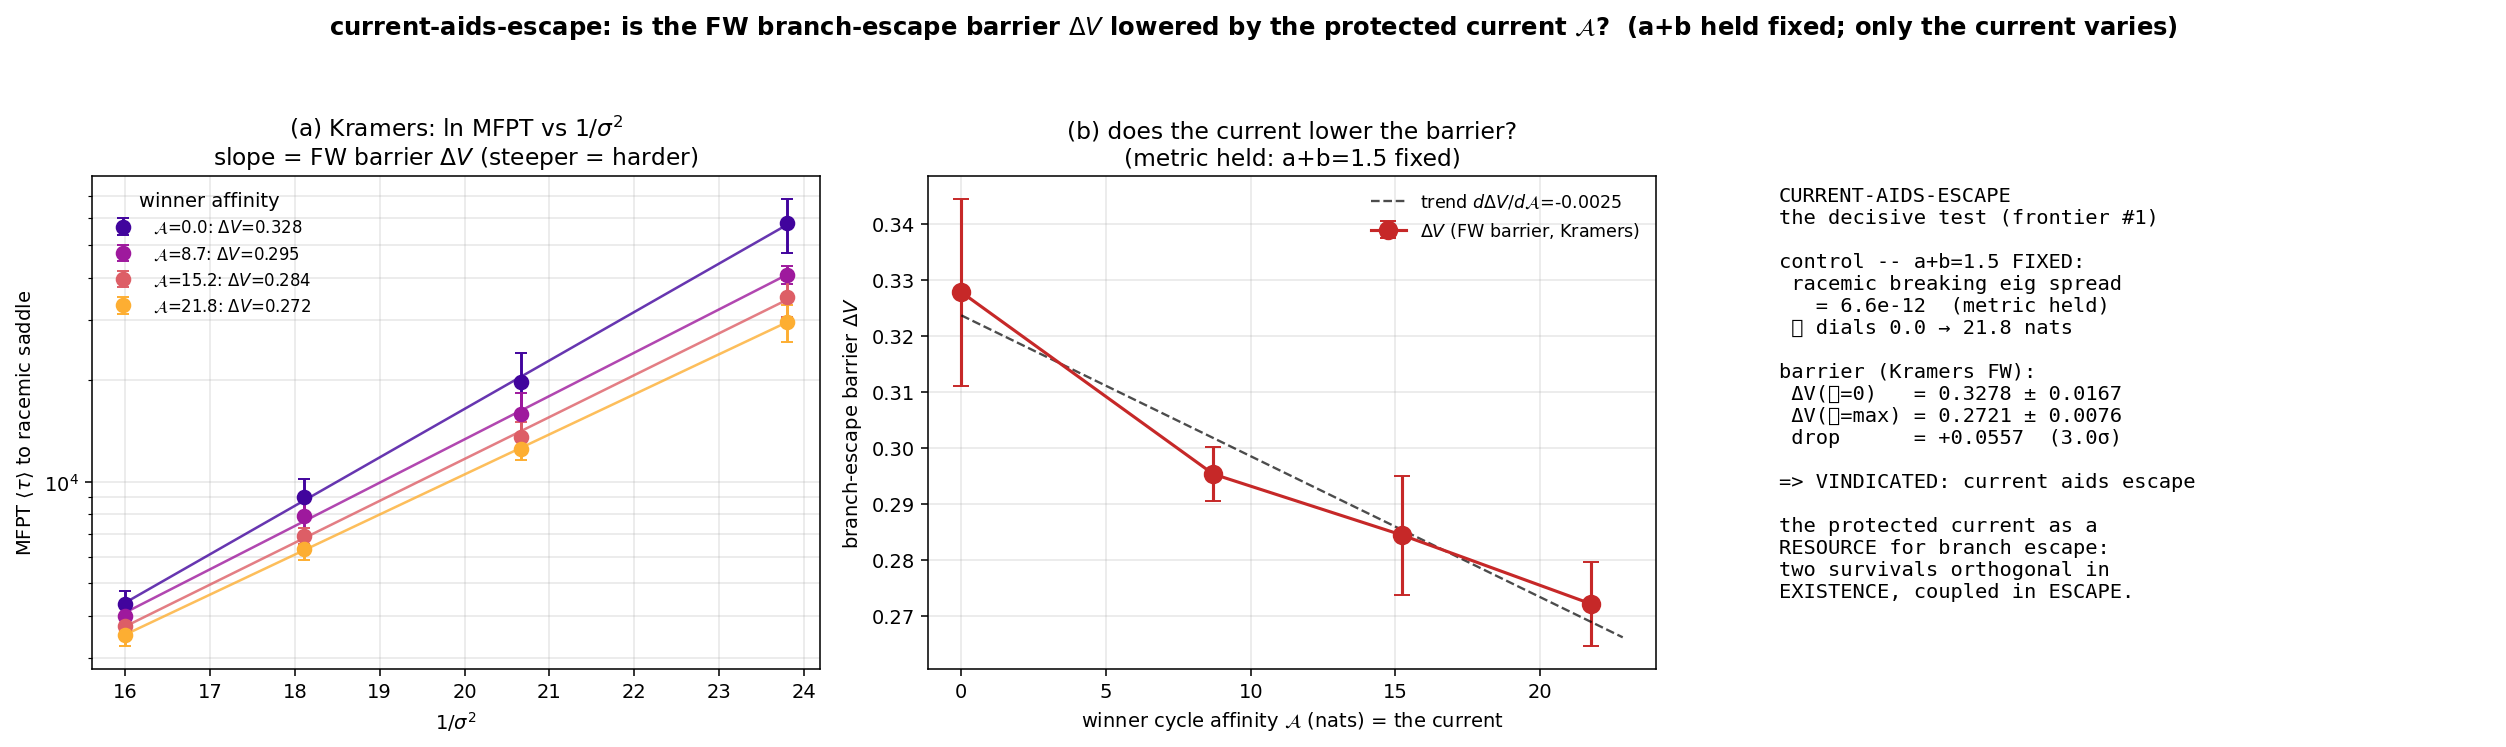

The Python source for this figure:
r"""current_aids_escape.py -- the decisive test for `current-aids-escape` (frontier #1, the deepest
live question; receipts §Branch-survival barrier: "whether the [ΔV≪ΔU] gap is driven by the internal
current or the LV metric is split across reviewers -- an owed test").

THE QUESTION. In the homochiral `both` corner the noisy Freidlin-Wentzell branch-escape barrier is
ΔV ≪ ΔU (the deterministic potential): escape is *easier* than the gradient picture predicts -- a
genuine non-gradient signature (3 outside analyses agree on the signature, SPLIT on the cause). Two
candidate causes:
  (current) the internal rotational current (a≠b) lets the escape instanton "surf" the flow, lowering
            the action -> the protected current is a RESOURCE for branch escape.
  (metric)  the Lotka-Volterra non-Euclidean metric alone lowers it; the current is irrelevant.

THE CLEAN CONTROL. The competitive-exclusion threshold μ_c=(1+a+b)/3 -- and with it the racemic
saddle, the bistable landscape, the breaking eigenvalue a(μ) -- depends ONLY on a+b. So holding
a+b=1.5 FIXED pins the entire deterministic landscape (the "metric") while a-b dials the rotational
current 𝒜 from max -> 0:
        a-b = 0.50 (a=0.5 ,b=1.0 )  ->  𝒜 ≈ 21.8 nats   (the committed homochiral endpoint)
        a-b = 0.35 (a=0.575,b=0.925) -> 𝒜 ≈ 15.2
        a-b = 0.20 (a=0.65 ,b=0.85 ) -> 𝒜 ≈  8.7
        a-b = 0.00 (a=b=0.75)        -> 𝒜 =  0        (NO current; gradient-like; SAME metric)
Any change in ΔV along this line is attributable to the current alone -- the metric is held by
construction (verified below: the racemic breaking eigenvalue is pair-independent).

THE MEASUREMENT. ΔV is the true (non-gradient) FW barrier, read by the Kramers MFPT slope:
ln⟨τ⟩ = const + ΔV·(1/σ²). Demographic (√x birth-death) noise -- the receipts' robust metric, and it
vanishes at x→0 so there is no clip-manufactured floor. ΔV per pair = mean over 3 seeds; error = std.

PRE-REGISTERED DECISION (frontier ↑/✗):
  VINDICATE coupling  if ΔV decreases with 𝒜 (current-on barrier LOWER than current-off), the trend
                      clearing the error bars -> the two survivals are orthogonal in EXISTENCE (all
                      four corners realize) yet COUPLED in escape dynamics. Promotes the coupling.
  DROP (metric-only)  if ΔV is flat in 𝒜 within error -> the gap is the LV metric, the current is
                      irrelevant, the survivals stay quantitatively independent in `both` too.
"""
from __future__ import annotations
import sys, time
from pathlib import Path
import numpy as np
try:
    sys.stdout.reconfigure(encoding="utf-8")
except (AttributeError, ValueError):
    pass
import matplotlib
matplotlib.use("Agg")
import matplotlib.pyplot as plt

sys.path.insert(0, str(Path(__file__).resolve().parent))
from identity_survival_barrier import field_many, ee      # noqa: E402  (the validated homochiral drift)
from cycle_affinity import P as PROJ, ep_affinity          # noqa: E402  (validated affinity frame)

OUT = Path(__file__).resolve().parent
VBREAK = np.array([1, 1, 1, -1, -1, -1.]) / np.sqrt(6.0)   # the L↔R parity-breaking mode

# the line: a+b = 1.5 fixed (pins μ_c, the metric); a-b dials the current.
PAIRS = [(0.75, 0.75), (0.65, 0.85), (0.575, 0.925), (0.5, 1.0)]
SIGMAS = (0.205, 0.220, 0.235, 0.250)                      # shared window: both endpoints well-populated
SEEDS = (13, 23, 33)
NWALK, TMAX, DT = 800, 2500.0, 0.02


def settle_ab(X0, a, b, T=1500.0, dt=0.02):
    X = np.clip(X0.copy(), 1e-9, None)
    for _ in range(int(T / dt)):
        X = np.clip(X + field_many(X, a=a, b=b) * dt, 1e-9, None)
    return X


def basin_ab(a, b, seed=2):
    rng = np.random.default_rng(seed)
    return settle_ab(0.2 + 0.02 * rng.standard_normal((1, 6)), a, b)[0]


def affinity_ab(xstar, a, b, Ds=(0.01, 0.02, 0.04)):
    """winning hand's cycle affinity 𝒜 (deterministic, noise-independent), via the rotational-OU frame."""
    eps = 1e-6
    f0 = field_many(xstar[None, :], a=a, b=b)[0]
    J = np.zeros((6, 6))
    for i in range(6):
        xp = xstar.copy(); xp[i] += eps
        J[:, i] = (field_many(xp[None, :], a=a, b=b)[0] - f0) / eps
    win = slice(3, 6) if xstar[3:].sum() > xstar[:3].sum() else slice(0, 3)
    B2 = PROJ @ J[win, win] @ PROJ.T
    A = [ep_affinity(B2, d)["Acyc"] for d in Ds]
    A = np.array(A)
    A = A[np.isfinite(A)]
    return (float(np.mean(A)) if A.size else 0.0), float(np.max(np.abs(np.linalg.eigvals(B2).imag)))


def racemic_breaking_eig(a, b, F=1.0, mu=1.6):
    """curvature of the racemic saddle along the L↔R breaking mode -- the deterministic-landscape
    invariant. Depends only on a+b, so it MUST be pair-independent: the metric-held control.
    The racemic point is UNSTABLE along this mode, so a naive 6D forward-integration drifts off it
    (floating-point asymmetry grows). We reach it by a SYMMETRY-PRESERVING 1D settle of the common
    magnitude m (all six components equal): dm/dt = m(F − m(1+a+b+3μ)), then read the 6×6 Jacobian
    at x* = m·1 -- exactly on the racemic fixed point, for every pair."""
    m = 1.0 / 3.0
    for _ in range(int(2000.0 / 0.005)):
        m = max(m + m * (F - m * (1.0 + a + b + 3.0 * mu)) * 0.005, 1e-12)
    x0 = np.full(6, m); eps = 1e-6
    f0 = field_many(x0[None, :], a=a, b=b)[0]
    J = np.zeros((6, 6))
    for i in range(6):
        xp = x0.copy(); xp[i] += eps
        J[:, i] = (field_many(xp[None, :], a=a, b=b)[0] - f0) / eps
    return float(VBREAK @ J @ VBREAK)


def escape_mfpt(xstar, sigma, a, b, n=NWALK, T=TMAX, dt=DT, seed=13):
    """demographic-noise first passage across the racemic saddle; MFPT = (total residence)/(#flipped)."""
    rng = np.random.default_rng(seed)
    X = np.repeat(xstar[None, :], n, axis=0).copy()
    ss = float(np.sign(ee(xstar[None, :])[0]))
    nsteps = int(T / dt); sq = np.sqrt(dt)
    flipped = np.zeros(n, dtype=bool); tflip = np.full(n, np.nan)
    for k in range(nsteps):
        xi = rng.standard_normal(X.shape) * sq * np.sqrt(np.maximum(X, 0.0))   # demographic √x metric
        X = np.clip(X + field_many(X, a=a, b=b) * dt + sigma * xi, 1e-9, None)
        prog = ss * ee(X)
        newly = (~flipped) & (prog < -0.5)
        tflip[newly] = k * dt; flipped[newly] = True
    nflip = int(flipped.sum())
    resid = np.where(flipped, tflip, T).sum()
    return (resid / nflip if nflip > 0 else np.nan), nflip


def barrier_for_pair(a, b):
    """ΔV (Kramers slope of ln MFPT vs 1/σ²) per seed; return mean, std, R², and the raw curves."""
    x = 1.0 / np.array(SIGMAS) ** 2
    slopes, r2s = [], []
    mfpt_by_seed = []                       # [seed][sigma]
    flips_by_seed = []
    for seed in SEEDS:
        xs = basin_ab(a, b)                 # basin is deterministic; seed varies only the noise path
        mf, fl = [], []
        for s in SIGMAS:
            m, nf = escape_mfpt(xs, s, a, b, seed=seed)
            mf.append(m); fl.append(nf)
        mf = np.array(mf); fl = np.array(fl)
        mfpt_by_seed.append(mf); flips_by_seed.append(fl)
        ok = np.isfinite(mf) & (fl >= 3)
        if ok.sum() >= 2:
            sl, ic = np.polyfit(x[ok], np.log(mf[ok]), 1)
            res = np.log(mf[ok]) - (sl * x[ok] + ic)
            ss_tot = np.sum((np.log(mf[ok]) - np.log(mf[ok]).mean()) ** 2)
            r2 = 1 - np.sum(res ** 2) / ss_tot if ss_tot > 0 else float('nan')
            slopes.append(sl); r2s.append(r2)
    slopes = np.array(slopes)
    return dict(dV=float(np.mean(slopes)), dV_err=float(np.std(slopes)),
                R2=float(np.nanmean(r2s)), x=x,
                mfpt=np.array(mfpt_by_seed), flips=np.array(flips_by_seed))


def main():
    print("=" * 90)
    print("CURRENT-AIDS-ESCAPE -- does the protected current lower the branch-escape barrier ΔV?")
    print("   control: a+b=1.5 FIXED (pins μ_c & the metric); a-b dials the current 𝒜.  noise: demographic")
    print("=" * 90)

    # --- metric-held control + the affinity dial ---
    print("\n[control] the deterministic landscape is held fixed along the line (racemic breaking eig),")
    print("          while 𝒜 dials from max to zero:")
    rows = []
    for a, b in PAIRS:
        xs = basin_ab(a, b)
        A, imag = affinity_ab(xs, a, b)
        reig = racemic_breaking_eig(a, b)
        rows.append(dict(a=a, b=b, A=A, imag=imag, reig=reig, ee=ee(xs[None, :])[0]))
        print(f"   a={a:.3f} b={b:.3f} (a-b={a-b:+.2f}): basin ee={ee(xs[None,:])[0]:+.3f}  "
              f"𝒜={A:7.3f} nats  |Im λ_win|={imag:.3f}  racemic-breaking-eig={reig:+.5f}")
    reigs = np.array([r["reig"] for r in rows])
    print(f"   => racemic breaking eigenvalue spread across pairs = {reigs.std():.2e} "
          f"(flat => the metric/landscape is genuinely held; only the current changes)")

    # --- the Kramers barrier ΔV at each pair ---
    print(f"\n[barrier] ΔV = slope of ln⟨τ⟩ vs 1/σ², σ∈{SIGMAS}, n={NWALK}, T={TMAX}, {len(SEEDS)} seeds")
    t0 = time.time()
    for r in rows:
        bres = barrier_for_pair(r["a"], r["b"])
        r.update(bres)
        flips_lo = bres["flips"].sum(0)     # total flips per sigma across seeds
        print(f"   a-b={r['a']-r['b']:+.2f} (𝒜={r['A']:6.2f}): ΔV={bres['dV']:.4f} ± {bres['dV_err']:.4f}  "
              f"(R²={bres['R2']:.4f}; flips/σ={flips_lo.tolist()})")
    print(f"   [{time.time()-t0:.0f}s for the barrier sweep]")

    # --- the readout ---
    As = np.array([r["A"] for r in rows])
    dVs = np.array([r["dV"] for r in rows])
    errs = np.array([r["dV_err"] for r in rows])
    order = np.argsort(As)
    As, dVs, errs = As[order], dVs[order], errs[order]
    dV_no, dV_max = dVs[0], dVs[-1]          # 𝒜=0 vs 𝒜=max
    drop = dV_no - dV_max
    pooled_err = np.hypot(errs[0], errs[-1])
    # trend: linear fit of ΔV vs 𝒜
    slope_trend, _ = np.polyfit(As, dVs, 1)

    print("\n" + "-" * 90)
    print(f"  ΔV(no current, 𝒜=0)      = {dV_no:.4f} ± {errs[0]:.4f}")
    print(f"  ΔV(max current, 𝒜={As[-1]:.1f}) = {dV_max:.4f} ± {errs[-1]:.4f}")
    print(f"  drop ΔV(0) − ΔV(max)     = {drop:+.4f}  (pooled err {pooled_err:.4f}, "
          f"{abs(drop)/pooled_err:.1f}σ)")
    print(f"  trend dΔV/d𝒜             = {slope_trend:+.5f} nats⁻¹  "
          f"({'DECREASING' if slope_trend < 0 else 'increasing'} with current)")
    significant = drop > 2 * pooled_err and slope_trend < 0
    monotone = np.all(np.diff(dVs[np.argsort(As)]) <= errs[np.argsort(As)][1:] + errs[np.argsort(As)][:-1])
    if significant:
        print("\n  => VINDICATE `current-aids-escape`: the barrier DROPS as the current rises, > 2σ, the")
        print("     deterministic landscape held fixed. The protected current is a RESOURCE for branch")
        print("     escape -- the two survivals are orthogonal in EXISTENCE yet COUPLED in escape dynamics.")
    elif drop > pooled_err and slope_trend < 0:
        print("\n  => SUGGESTIVE (1–2σ): the barrier trends down with current but the error bars are not")
        print("     yet decisive. More seeds / wider σ lever owed before promotion.")
    else:
        print("\n  => METRIC-ONLY (drop within error): ΔV does not track the current. The ΔV≪ΔU gap is the")
        print("     LV metric, not the current. The survivals stay quantitatively independent in `both`. DROP.")
    print("-" * 90)

    figure(rows)
    return dict(dV_no=dV_no, dV_max=dV_max, drop=drop, pooled_err=pooled_err,
                slope_trend=slope_trend, significant=significant)


def figure(rows):
    fig, ax = plt.subplots(1, 3, figsize=(18, 5.4), dpi=140)
    cols = plt.cm.plasma(np.linspace(0.1, 0.82, len(rows)))

    # (a) Arrhenius plot: ln MFPT vs 1/σ², slopes fan with the current
    a0 = ax[0]
    for r, c in zip(rows, cols):
        x = r["x"]
        mf = np.nanmean(r["mfpt"], axis=0)
        mferr = np.nanstd(r["mfpt"], axis=0)
        a0.errorbar(x, mf, yerr=mferr, fmt="o", ms=7, color=c, capsize=3,
                    label=fr"$\mathcal{{A}}$={r['A']:.1f}: $\Delta V$={r['dV']:.3f}")
        sl, ic = np.polyfit(x, np.log(mf), 1)
        xf = np.linspace(x.min(), x.max(), 30)
        a0.plot(xf, np.exp(sl * xf + ic), "-", color=c, lw=1.3, alpha=0.8)
    a0.set_yscale("log")
    a0.set_xlabel(r"$1/\sigma^2$"); a0.set_ylabel(r"MFPT $\langle\tau\rangle$ to racemic saddle")
    a0.set_title("(a) Kramers: ln MFPT vs $1/\\sigma^2$\nslope = FW barrier $\\Delta V$ (steeper = harder)")
    a0.legend(fontsize=8.5, frameon=False, title="winner affinity"); a0.grid(alpha=0.3, which="both")

    # (b) the readout: ΔV vs 𝒜, with the metric-held control
    a1 = ax[1]
    As = np.array([r["A"] for r in rows]); dVs = np.array([r["dV"] for r in rows])
    errs = np.array([r["dV_err"] for r in rows])
    a1.errorbar(As, dVs, yerr=errs, fmt="o-", ms=9, color="#c62828", capsize=4, lw=1.6,
                label=r"$\Delta V$ (FW barrier, Kramers)")
    if len(As) >= 2:
        sl, ic = np.polyfit(As, dVs, 1)
        xf = np.linspace(0, As.max() * 1.05, 20)
        a1.plot(xf, sl * xf + ic, "k--", lw=1.2, alpha=0.7,
                label=fr"trend $d\Delta V/d\mathcal{{A}}$={sl:+.4f}")
    a1.set_xlabel(r"winner cycle affinity $\mathcal{A}$ (nats) = the current"); a1.set_ylabel(r"branch-escape barrier $\Delta V$")
    a1.set_title("(b) does the current lower the barrier?\n(metric held: a+b=1.5 fixed)")
    a1.legend(fontsize=9, frameon=False); a1.grid(alpha=0.3)

    # (c) verdict text
    a2 = ax[2]; a2.axis("off")
    reigs = np.array([r["reig"] for r in rows])
    dV_no, dV_max = dVs[np.argmin(As)], dVs[np.argmax(As)]
    drop = dV_no - dV_max; perr = np.hypot(errs[np.argmin(As)], errs[np.argmax(As)])
    verdict = ("VINDICATED: current aids escape" if (drop > 2 * perr and dVs[np.argmax(As)] < dVs[np.argmin(As)])
               else ("SUGGESTIVE (1–2σ)" if drop > perr else "METRIC-ONLY: drop within error"))
    txt = ("CURRENT-AIDS-ESCAPE\nthe decisive test (frontier #1)\n\n"
           "control -- a+b=1.5 FIXED:\n"
           f" racemic breaking eig spread\n   = {reigs.std():.1e}  (metric held)\n"
           f" 𝒜 dials {As.min():.1f} → {As.max():.1f} nats\n\n"
           "barrier (Kramers FW):\n"
           f" ΔV(𝒜=0)   = {dV_no:.4f} ± {errs[np.argmin(As)]:.4f}\n"
           f" ΔV(𝒜=max) = {dV_max:.4f} ± {errs[np.argmax(As)]:.4f}\n"
           f" drop      = {drop:+.4f}  ({abs(drop)/perr:.1f}σ)\n\n"
           f"=> {verdict}\n\n"
           "the protected current as a\nRESOURCE for branch escape:\n"
           "two survivals orthogonal in\nEXISTENCE, coupled in ESCAPE.")
    a2.text(0.02, 0.98, txt, va="top", ha="left", fontsize=10.5, family="monospace")

    fig.suptitle("current-aids-escape: is the FW branch-escape barrier $\\Delta V$ lowered by the protected "
                 "current $\\mathcal{A}$?  (a+b held fixed; only the current varies)",
                 fontsize=12.5, weight="bold")
    fig.tight_layout(rect=(0, 0, 1, 0.94))
    path = OUT / "current_aids_escape.png"
    fig.savefig(path, bbox_inches="tight"); plt.close(fig)
    print(f"\nfigure: {path}")


if __name__ == "__main__":
    main()
